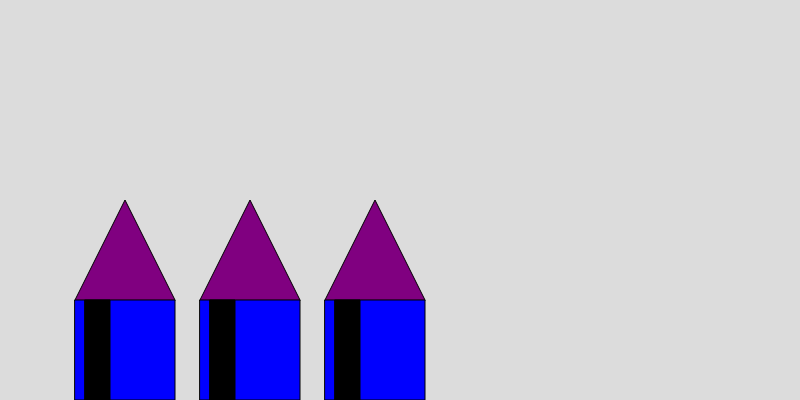
Frame 1 (no input)
Frame 60 (no input): identical to frame 1, image omitted
Frame 120 (the mouse pressed at the canvas centre since frame 60): identical to frame 1, image omitted

The p5.js sketch that drew this single still picture (run headless with seeded random() and noise() and a simulated clock; from frame 60 on, the mouse is pressed at the canvas centre):

// p5.js sketch
// ── sketch.js
function setup() {
  createCanvas(800, 400);
}

function draw() {
  background(220);

  tekenHuis(200, 300, 100);
  tekenHuis(75, 300, 100);
  tekenHuis(325, 300, 100);
 

}

function tekenHuis(x, y, grootte) {
  fill('purple');
  triangle(x, y, x + grootte / 2, y - grootte, x + grootte, y);

  fill('blue');
  rect(x, y, grootte, grootte);

  fill('black')
  rect(x + 10, y, grootte/4, grootte)
}
